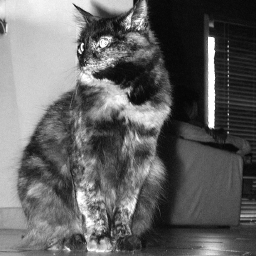
#> input picture code/data/cat.png, 256 x 256 px
$ python test.py   (older library calls are emulated)
#> lines starting #> are read from the running program, lines starting #| are printed output that depends on the picture
import numpy as np
import cv2
import matplotlib.pyplot as plt


def haar(a):
  scale = np.sqrt(2.)
  if len(a) == 1:
    return a.copy()
  assert len(a) % 2 == 0, "length needs to be even"
  mid = (a[0::2] + a[1::2]) / scale
  side = (a[0::2] - a[1::2]) / scale
  vector = np.hstack((haar(mid), side))

  return(vector)

def ihaar(a):
  scale = np.sqrt(2.)
  if len(a) == 1:
    return a.copy()
  assert len(a) % 2 == 0, "length needs to be even"
  mid = ihaar(a[0:np.int(len(a)/2)]) * scale
  side = a[int(len(a)/2):] * scale
  out = np.zeros(len(a), dtype=float)
  out[0::2] = (mid + side) / 2.
  out[1::2] = (mid - side) / 2.
  return out

def haar_2d(img):
  h,w = img.shape
  rows = np.zeros(img.shape, dtype=float)
  for y in range(h):
    rows[y] = haar(img[y])
  cols = np.zeros(img.shape, dtype=float)
  for x in range(w):
    cols[:,x] = haar(rows[:,x])
  return cols

def ihaar_2d(coeffs):
  h,w = coeffs.shape
  cols = np.zeros(coeffs.shape, dtype=float)
  for x in range(w):
    cols[:,x] = ihaar(coeffs[:,x])
  rows = np.zeros(coeffs.shape, dtype=float)
  for y in range(h):
    rows[y] = ihaar(cols[y])
  return rows

def keep_ratio(a, ratio):
  """
  Keep only the strongest values.
  """
  magnitude = sorted(np.abs(a.flatten()))
  idx = int((len(magnitude) - 1) * (1. - ratio))
  return np.where(np.abs(a) > magnitude[idx], a, 0)

# --- graphics-related code:

def to_float(img, gamma=2.2):
  """
  Convert uint8 image to linear floating point values.
  """
  return np.power(img.astype(float) / 255, gamma)

def from_float(img, gamma=2.2):
  """
  Convert from floating point, doing gamma conversion and 0,255 saturation,
  into a byte array.
  """
  out = np.power(img.astype(float), 1.0 / gamma)
  out = np.round(out * 255).clip(0, 255)
  return out.astype(np.uint8)

def bipolar(img):
  """
  Negative values are red, positive blue, and zero is black.
  """
  h,w = img.shape
  img = np.float64(img.copy())
  img /= np.max(np.abs(img))
  out = np.zeros((h, w, 3), dtype=float)
  a = .005
  b = 1. - a
  c = .5
  out[:,:,0] = np.where(img < 0, a + b * np.power(img / (img.min() - 0.001), c), 0)
  out[:,:,2] = np.where(img > 0, a + b * np.power(img / (img.max() + 0.001), c), 0)
  return from_float(out)


img = cv2.imread('data/cat.png', 0)
#> img is the input picture: shape (256, 256); min 4, max 255, mean 99.6
#img = cv2.resize(img, (512, 512))
coeffs = haar_2d(img)
#> the loop in haar_2d, `for y in range(h):` made 256 passes
#> after the loop in haar_2d, `for y in range(h):`:
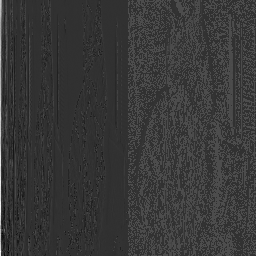
#> rows: shape (256, 256) float64; min -306.9, max 1286.2, mean 46.3; drawn with min black and max white
#> after the loop in haar_2d, `for x in range(w):`:
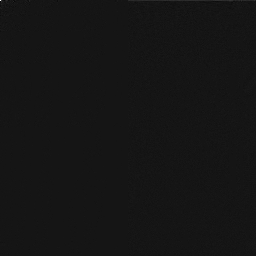
#> cols: shape (256, 256) float64; min -1377.3, max 15016.3, mean 2.9; drawn with min black and max white
strong_coeffs = keep_ratio(coeffs, .05)
lossy = ihaar_2d(strong_coeffs)
#> after the loop in ihaar_2d, `for x in range(w):`:
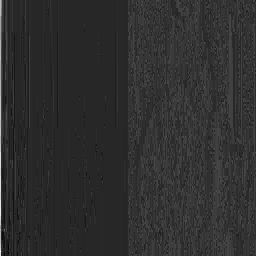
#> cols: shape (256, 256) float64; min -243, max 1308.7, mean 46.2; drawn with min black and max white
#> after the loop in ihaar_2d, `for y in range(h):`:
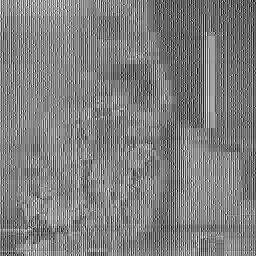
#> rows: shape (256, 256) float64; min -156.7, max 275.3, mean 58.7; drawn with min black and max white
lossy2 = ihaar_2d(coeffs)
#> after the loop in ihaar_2d (call 2), `for y in range(h):`:
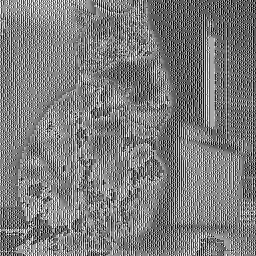
#> rows: shape (256, 256) float64; min -127, max 255, mean 58.7; drawn with min black and max white

plt.figure()
plt.imshow(img,cmap='gray')

plt.figure()
plt.imshow(lossy2,cmap='gray')

plt.figure()
plt.imshow(bipolar(coeffs),cmap='gray')
#> in bipolar, `out[:,:,2] = np.where(img > 0, a + b * np.power(img / (img.max() + 0.0..`:
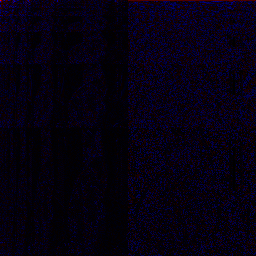
#> out: shape (256, 256, 3) float64; mean of channels 0, 1, 2 0.0644, 0, 0.0219; drawn as B, G, R
#> in from_float, `out = np.power(img.astype(float), 1.0 / gamma)`:
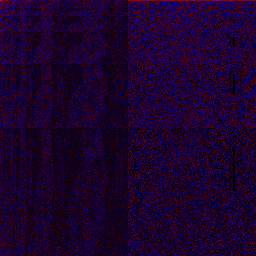
#> out: shape (256, 256, 3) float64; mean of channels 0, 1, 2 0.178, 0, 0.11; drawn as B, G, R
# --- haar-related code:
#%%


# vim:set ts=2 sw=2 et:
